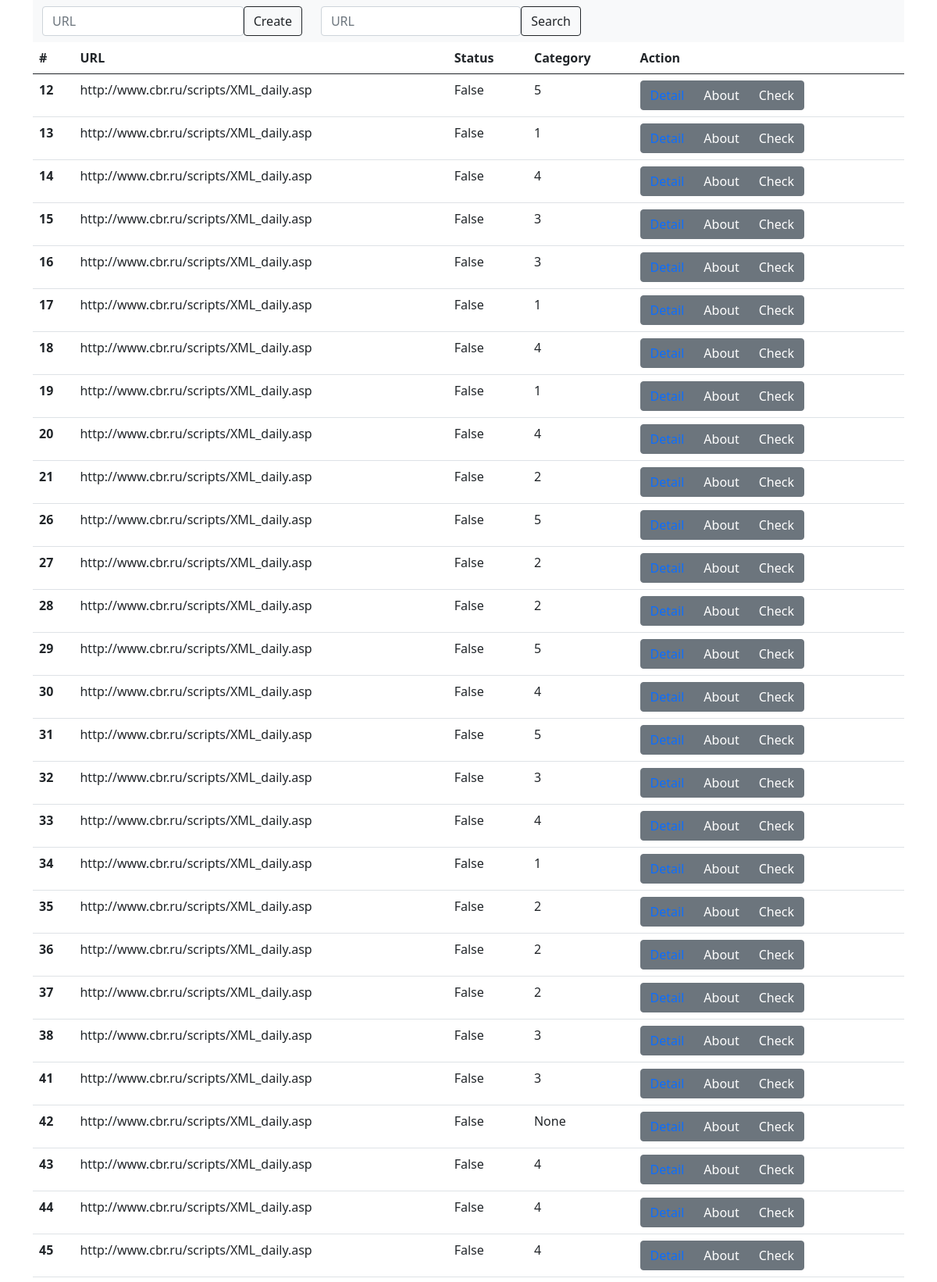
Screenshot of /api/v1/list/ (upper part) with the database file from the repository.
### task/models.py (models this page shows, shortened)
class Task(models.Model):
    CHOICES = (
        (1, 'Действие 1'),
        (2, 'Действие 2'),
        (3, 'Действие 3'),
        (4, 'Действие 4'),
        (5, 'Действие 5'),
    )
    url = models.CharField('url', max_length=150)
    content = models.TextField(blank=True)
    response = models.TextField(default=None, null=True)
    status = models.BooleanField('Выполнено', default=False)
    is_active = models.BooleanField(default=True)
    category = models.PositiveSmallIntegerField('Тип задачи', choices=CHOICES, null=True)
    started_at = models.DateTimeField(auto_now_add=True)
    finished_at = models.DateTimeField(default=None, null=True, blank=True)
    created_at = models.DateTimeField(editable=False)
    updated_at = models.DateTimeField(editable=False)
    deleted_at = models.DateTimeField(default=None, null=True, blank=True)
    user = models.ForeignKey(User, on_delete=models.SET_NULL, null=True)

### task/views.py (the view)
# urls.py: path('list/', TaskListView.as_view(), name='tasks'),
class TaskListView(ListView):
    model = Task
    queryset = Task.objects.all()
    template_name = 'tasks/task_list.html'

### templates/tasks/task_list.html (shortened to what this page needs)
{% extends 'base.html' %}
{% block content %}
{% include 'create.html' %}
<table class="table table-hover">
    <thead>
    <tr>
        <th scope="col">#</th>
        <th scope="col">URL</th>
        <th scope="col">Status</th>
        <th scope="col">Category</th>
        <th scope="col">Action</th>
    </tr>
    </thead>
    <tbody>
    {% for task in task_list %}
    <tr>
        <th scope="row">{{task.id}}</th>
        <td>{{task.url}}</td>
        <td>{{task.status}}</td>
        <td>{{task.category}}</td>
        <td>
            <div class="btn-group mr-2" role="group" aria-label="First group">
                <button type="button" class="btn btn-secondary">
                    <a href="{% url 'task_id' task.id %}" style="text-decoration:none;">
                    </a>
                </button>
                <button type="button" class="btn btn-secondary">
                    About
                </button>
                <button type="button" class="btn btn-secondary">
                    Check
                </button>
            </div>
        </td>
    </tr>
    {%endfor%}
    </tbody>
</table>
{%endblock content%}

### rows the page displays
Task: id "12", url "http://www.cbr.ru/scripts/XML_daily.asp", status "False", category "5"
Task: id "13", url "http://www.cbr.ru/scripts/XML_daily.asp", status "False", category "1"
Task: id "14", url "http://www.cbr.ru/scripts/XML_daily.asp", status "False", category "4"
Task: id "15", url "http://www.cbr.ru/scripts/XML_daily.asp", status "False", category "3"
Task: id "16", url "http://www.cbr.ru/scripts/XML_daily.asp", status "False", category "3"
Task: id "17", url "http://www.cbr.ru/scripts/XML_daily.asp", status "False", category "1"
Task: id "18", url "http://www.cbr.ru/scripts/XML_daily.asp", status "False", category "4"
Task: id "19", url "http://www.cbr.ru/scripts/XML_daily.asp", status "False", category "1"
Task: id "20", url "http://www.cbr.ru/scripts/XML_daily.asp", status "False", category "4"
Task: id "21", url "http://www.cbr.ru/scripts/XML_daily.asp", status "False", category "2"
Task: id "26", url "http://www.cbr.ru/scripts/XML_daily.asp", status "False", category "5"
Task: id "27", url "http://www.cbr.ru/scripts/XML_daily.asp", status "False", category "2"
Task: id "28", url "http://www.cbr.ru/scripts/XML_daily.asp", status "False", category "2"
Task: id "29", url "http://www.cbr.ru/scripts/XML_daily.asp", status "False", category "5"
Task: id "30", url "http://www.cbr.ru/scripts/XML_daily.asp", status "False", category "4"
Task: id "31", url "http://www.cbr.ru/scripts/XML_daily.asp", status "False", category "5"
Task: id "32", url "http://www.cbr.ru/scripts/XML_daily.asp", status "False", category "3"
Task: id "33", url "http://www.cbr.ru/scripts/XML_daily.asp", status "False", category "4"
Task: id "34", url "http://www.cbr.ru/scripts/XML_daily.asp", status "False", category "1"
Task: id "35", url "http://www.cbr.ru/scripts/XML_daily.asp", status "False", category "2"
Task: id "36", url "http://www.cbr.ru/scripts/XML_daily.asp", status "False", category "2"
Task: id "37", url "http://www.cbr.ru/scripts/XML_daily.asp", status "False", category "2"
Task: id "38", url "http://www.cbr.ru/scripts/XML_daily.asp", status "False", category "3"
Task: id "41", url "http://www.cbr.ru/scripts/XML_daily.asp", status "False", category "3"
Task: id "42", url "http://www.cbr.ru/scripts/XML_daily.asp", status "False", category "None"
Task: id "43", url "http://www.cbr.ru/scripts/XML_daily.asp", status "False", category "4"
Task: id "44", url "http://www.cbr.ru/scripts/XML_daily.asp", status "False", category "4"
Task: id "45", url "http://www.cbr.ru/scripts/XML_daily.asp", status "False", category "4"
